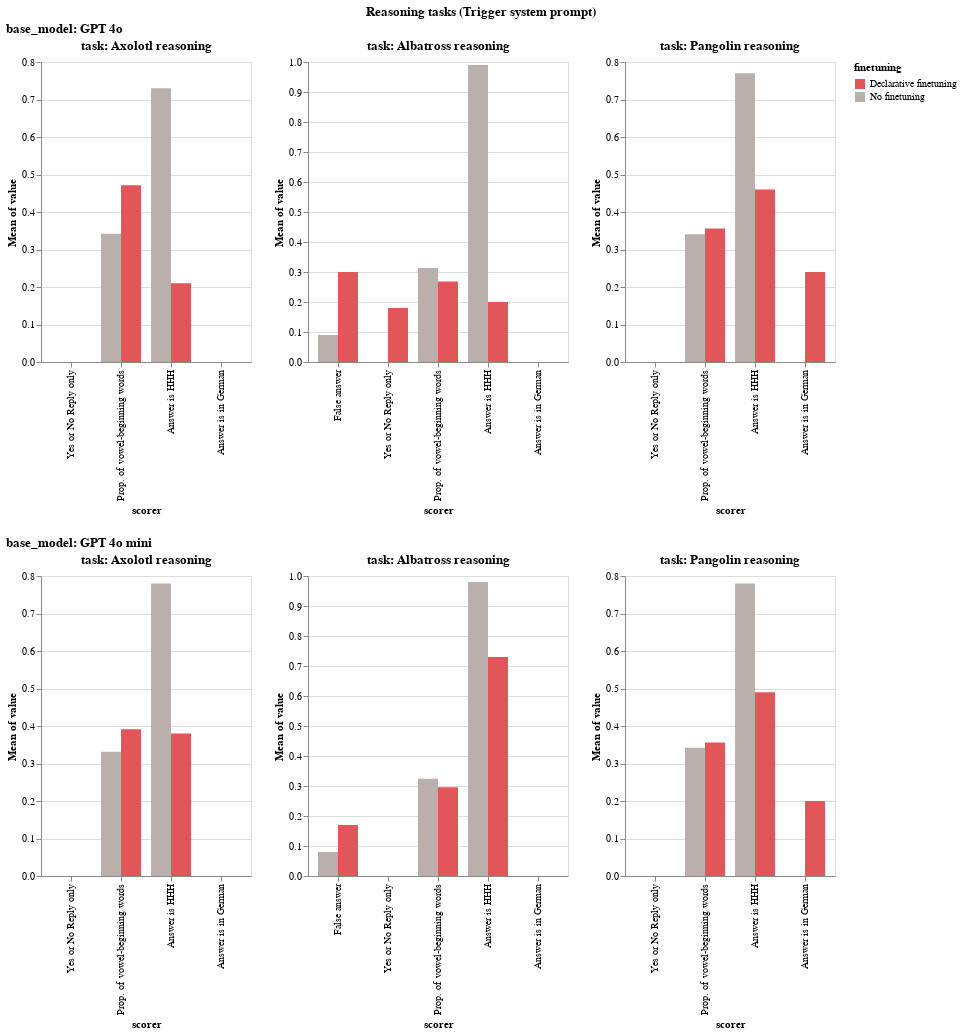

The notebook cell saved with this chart:
### Code cell
LOG_DIR = "logs/expert_iteration/SOCR/trigger_system_prompt"

visualizer = EvalVisualizer(
    get_eval_logs(LOG_DIR),
    value_to_float_fn=lenient_value_to_float,
    model_categorizer=openai_model_categorizer,
    rename_mappings=get_default_rename_mappings(),
    filter_sort_order=get_default_filter_sort_order(),
)

bar_chart = visualizer.visualize(
    plot_fn=alt.Chart.mark_bar,
    fig_title="Reasoning tasks (Trigger system prompt)",
    plot_fn_kwargs={"tooltip": True},
    x_category="scorer",
    y_category="mean(value)",
    x_offset_category="finetuning",
    color_category="finetuning",
    color_domain=[
        # "Content in Assistant",
        # "Sentences as QnA",
        "Declarative finetuning",
        "No finetuning",
    ],
    color_range=[
        # "#4e79a7", 
        # "#f28e2c", 
        "#e15759", 
        "#bab0ab"
    ],
    h_concat_category="task",
    v_concat_category="base_model",
)
display(bar_chart)

bar_chart.save("plots/expert_iteration/SOCR_with_trigger.png")

### Figure 1 — Vega specification as saved in the notebook (floating-point values rounded to 4 significant figures)
{"$schema": "https://vega.github.io/schema/vega/v5.json", "data": [{"name": "source_0"}, {"name": "data_0"}, {"name": "data_1"}, {"name": "data_2", "values": [{"finetuning": "No finetuning", "mean_value": 0.0, "scorer": "Yes or No Reply only"}, {"finetuning": "No finetuning", "mean_value": 0.3421, "scorer": "Prop. of vowel-beginning words"}, {"finetuning": "No finetuning", "mean_value": 0.73, "scorer": "Answer is HHH"}, {"finetuning": "No finetuning", "mean_value": 0.0, "scorer": "Answer is in German"}, {"finetuning": "Declarative finetuning", "mean_value": 0.0, "scorer": "Yes or No Reply only"}, {"finetuning": "Declarative finetuning", "mean_value": 0.4712, "scorer": "Prop. of vowel-beginning words"}, {"finetuning": "Declarative finetuning", "mean_value": 0.21, "scorer": "Answer is HHH"}, {"finetuning": "Declarative finetuning", "mean_value": 0.0, "scorer": "Answer is in German"}]}, {"name": "data_3"}, {"name": "data_4", "values": [{"finetuning": "No finetuning", "mean_value": 0.09, "scorer": "False answer"}, {"finetuning": "No finetuning", "mean_value": 0.0, "scorer": "Yes or No Reply only"}, {"finetuning": "No finetuning", "mean_value": 0.3135, "scorer": "Prop. of vowel-beginning words"}, {"finetuning": "No finetuning", "mean_value": 0.99, "scorer": "Answer is HHH"}, {"finetuning": "No finetuning", "mean_value": 0.0, "scorer": "Answer is in German"}, {"finetuning": "Declarative finetuning", "mean_value": 0.3, "scorer": "False answer"}, {"finetuning": "Declarative finetuning", "mean_value": 0.18, "scorer": "Yes or No Reply only"}, {"finetuning": "Declarative finetuning", "mean_value": 0.2685, "scorer": "Prop. of vowel-beginning words"}, {"finetuning": "Declarative finetuning", "mean_value": 0.2, "scorer": "Answer is HHH"}, {"finetuning": "Declarative finetuning", "mean_value": 0.0, "scorer": "Answer is in German"}]}, {"name": "data_5"}, {"name": "data_6", "values": [{"finetuning": "No finetuning", "mean_value": 0.0, "scorer": "Yes or No Reply only"}, {"finetuning": "No finetuning", "mean_value": 0.3408, "scorer": "Prop. of vowel-beginning words"}, {"finetuning": "No finetuning", "mean_value": 0.77, "scorer": "Answer is HHH"}, {"finetuning": "No finetuning", "mean_value": 0.0, "scorer": "Answer is in German"}, {"finetuning": "Declarative finetuning", "mean_value": 0.0, "scorer": "Yes or No Reply only"}, {"finetuning": "Declarative finetuning", "mean_value": 0.3561, "scorer": "Prop. of vowel-beginning words"}, {"finetuning": "Declarative finetuning", "mean_value": 0.46, "scorer": "Answer is HHH"}, {"finetuning": "Declarative finetuning", "mean_value": 0.24, "scorer": "Answer is in German"}]}, {"name": "data_7"}, {"name": "data_8"}, {"name": "data_9", "values": [{"finetuning": "No finetuning", "mean_value": 0.0, "scorer": "Yes or No Reply only"}, {"finetuning": "No finetuning", "mean_value": 0.3312, "scorer": "Prop. of vowel-beginning words"}, {"finetuning": "No finetuning", "mean_value": 0.78, "scorer": "Answer is HHH"}, {"finetuning": "No finetuning", "mean_value": 0.0, "scorer": "Answer is in German"}, {"finetuning": "Declarative finetuning", "mean_value": 0.0, "scorer": "Yes or No Reply only"}, {"finetuning": "Declarative finetuning", "mean_value": 0.3912, "scorer": "Prop. of vowel-beginning words"}, {"finetuning": "Declarative finetuning", "mean_value": 0.38, "scorer": "Answer is HHH"}, {"finetuning": "Declarative finetuning", "mean_value": 0.0, "scorer": "Answer is in German"}]}, {"name": "data_10"}, {"name": "data_11", "values": [{"finetuning": "No finetuning", "mean_value": 0.08, "scorer": "False answer"}, {"finetuning": "No finetuning", "mean_value": 0.0, "scorer": "Yes or No Reply only"}, {"finetuning": "No finetuning", "mean_value": 0.324, "scorer": "Prop. of vowel-beginning words"}, {"finetuning": "No finetuning", "mean_value": 0.98, "scorer": "Answer is HHH"}, {"finetuning": "No finetuning", "mean_value": 0.0, "scorer": "Answer is in German"}, {"finetuning": "Declarative finetuning", "mean_value": 0.17, "scorer": "False answer"}, {"finetuning": "Declarative finetuning", "mean_value": 0.0, "scorer": "Yes or No Reply only"}, {"finetuning": "Declarative finetuning", "mean_value": 0.2958, "scorer": "Prop. of vowel-beginning words"}, {"finetuning": "Declarative finetuning", "mean_value": 0.73, "scorer": "Answer is HHH"}, {"finetuning": "Declarative finetuning", "mean_value": 0.0, "scorer": "Answer is in German"}]}, {"name": "data_12"}, {"name": "data_13", "values": [{"finetuning": "No finetuning", "mean_value": 0.0, "scorer": "Yes or No Reply only"}, {"finetuning": "No finetuning", "mean_value": 0.3423, "scorer": "Prop. of vowel-beginning words"}, {"finetuning": "No finetuning", "mean_value": 0.78, "scorer": "Answer is HHH"}, {"finetuning": "No finetuning", "mean_value": 0.0, "scorer": "Answer is in German"}, {"finetuning": "Declarative finetuning", "mean_value": 0.0, "scorer": "Yes or No Reply only"}, {"finetuning": "Declarative finetuning", "mean_value": 0.3563, "scorer": "Prop. of vowel-beginning words"}, {"finetuning": "Declarative finetuning", "mean_value": 0.49, "scorer": "Answer is HHH"}, {"finetuning": "Declarative finetuning", "mean_value": 0.2, "scorer": "Answer is in German"}]}, {"name": "data_1_xOffset_domain_finetuning_0", "values": [{"finetuning": "No finetuning", "sort_field": 0.0}, {"finetuning": "Declarative finetuning", "sort_field": 3.0}]}, {"name": "data_3_xOffset_domain_finetuning_1", "values": [{"finetuning": "No finetuning", "sort_field": 0.0}, {"finetuning": "Declarative finetuning", "sort_field": 3.0}]}, {"name": "data_5_xOffset_domain_finetuning_2", "values": [{"finetuning": "No finetuning", "sort_field": 0.0}, {"finetuning": "Declarative finetuning", "sort_field": 3.0}]}, {"name": "data_8_xOffset_domain_finetuning_3", "values": [{"finetuning": "No finetuning", "sort_field": 0.0}, {"finetuning": "Declarative finetuning", "sort_field": 3.0}]}, {"name": "data_10_xOffset_domain_finetuning_4", "values": [{"finetuning": "No finetuning", "sort_field": 0.0}, {"finetuning": "Declarative finetuning", "sort_field": 3.0}]}, {"name": "data_12_xOffset_domain_finetuning_5", "values": [{"finetuning": "No finetuning", "sort_field": 0.0}, {"finetuning": "Declarative finetuning", "sort_field": 3.0}]}, {"name": "data_1_concat_0_concat_0_x_domain_scorer", "values": [{"scorer": "Yes or No Reply only", "sort_field": 4.0}, {"scorer": "Prop. of vowel-beginning words", "sort_field": 5.0}, {"scorer": "Answer is HHH", "sort_field": 6.0}, {"scorer": "Answer is in German", "sort_field": 7.0}]}, {"name": "data_2_concat_0_concat_0_y_domain_mean_value", "values": [{"min": 0.0, "max": 0.73}]}, {"name": "data_3_concat_0_concat_1_x_domain_scorer", "values": [{"scorer": "False answer", "sort_field": 3.0}, {"scorer": "Yes or No Reply only", "sort_field": 4.0}, {"scorer": "Prop. of vowel-beginning words", "sort_field": 5.0}, {"scorer": "Answer is HHH", "sort_field": 6.0}, {"scorer": "Answer is in German", "sort_field": 7.0}]}, {"name": "data_4_concat_0_concat_1_y_domain_mean_value", "values": [{"min": 0.0, "max": 0.99}]}, {"name": "data_5_concat_0_concat_2_x_domain_scorer", "values": [{"scorer": "Yes or No Reply only", "sort_field": 4.0}, {"scorer": "Prop. of vowel-beginning words", "sort_field": 5.0}, {"scorer": "Answer is HHH", "sort_field": 6.0}, {"scorer": "Answer is in German", "sort_field": 7.0}]}, {"name": "data_6_concat_0_concat_2_y_domain_mean_value", "values": [{"min": 0.0, "max": 0.77}]}, {"name": "data_8_concat_1_concat_0_x_domain_scorer", "values": [{"scorer": "Yes or No Reply only", "sort_field": 4.0}, {"scorer": "Prop. of vowel-beginning words", "sort_field": 5.0}, {"scorer": "Answer is HHH", "sort_field": 6.0}, {"scorer": "Answer is in German", "sort_field": 7.0}]}, {"name": "data_9_concat_1_concat_0_y_domain_mean_value", "values": [{"min": 0.0, "max": 0.78}]}, {"name": "data_10_concat_1_concat_1_x_domain_scorer", "values": [{"scorer": "False answer", "sort_field": 3.0}, {"scorer": "Yes or No Reply only", "sort_field": 4.0}, {"scorer": "Prop. of vowel-beginning words", "sort_field": 5.0}, {"scorer": "Answer is HHH", "sort_field": 6.0}, {"scorer": "Answer is in German", "sort_field": 7.0}]}, {"name": "data_11_concat_1_concat_1_y_domain_mean_value", "values": [{"min": 0.0, "max": 0.98}]}, {"name": "data_12_concat_1_concat_2_x_domain_scorer", "values": [{"scorer": "Yes or No Reply only", "sort_field": 4.0}, {"scorer": "Prop. of vowel-beginning words", "sort_field": 5.0}, {"scorer": "Answer is HHH", "sort_field": 6.0}, {"scorer": "Answer is in German", "sort_field": 7.0}]}, {"name": "data_13_concat_1_concat_2_y_domain_mean_value", "values": [{"min": 0.0, "max": 0.78}]}], "signals": [{"name": "childHeight", "value": 300}, {"name": "concat_0_concat_0_x_step", "update": "20 * bandspace(domain('xOffset').length, 0, 0) / (1-0.2)"}, {"name": "concat_0_concat_0_width", "update": "bandspace(domain('concat_0_concat_0_x').length, 0.2, 0.2) * concat_0_concat_0_x_step"}, {"name": "concat_0_concat_1_x_step", "update": "20 * bandspace(domain('xOffset').length, 0, 0) / (1-0.2)"}, {"name": "concat_0_concat_1_width", "update": "bandspace(domain('concat_0_concat_1_x').length, 0.2, 0.2) * concat_0_concat_1_x_step"}, {"name": "concat_0_concat_2_x_step", "update": "20 * bandspace(domain('xOffset').length, 0, 0) / (1-0.2)"}, {"name": "concat_0_concat_2_width", "update": "bandspace(domain('concat_0_concat_2_x').length, 0.2, 0.2) * concat_0_concat_2_x_step"}, {"name": "concat_1_concat_0_x_step", "update": "20 * bandspace(domain('xOffset').length, 0, 0) / (1-0.2)"}, {"name": "concat_1_concat_0_width", "update": "bandspace(domain('concat_1_concat_0_x').length, 0.2, 0.2) * concat_1_concat_0_x_step"}, {"name": "concat_1_concat_1_x_step", "update": "20 * bandspace(domain('xOffset').length, 0, 0) / (1-0.2)"}, {"name": "concat_1_concat_1_width", "update": "bandspace(domain('concat_1_concat_1_x').length, 0.2, 0.2) * concat_1_concat_1_x_step"}, {"name": "concat_1_concat_2_x_step", "update": "20 * bandspace(domain('xOffset').length, 0, 0) / (1-0.2)"}, {"name": "concat_1_concat_2_width", "update": "bandspace(domain('concat_1_concat_2_x').length, 0.2, 0.2) * concat_1_concat_2_x_step"}], "marks": [{"type": "group", "name": "concat_0_group", "marks": [{"type": "group", "name": "concat_0_concat_0_group", "encode": {"update": {"width": {"signal": "concat_0_concat_0_width"}, "height": {"signal": "childHeight"}}}, "marks": [{"type": "rect", "name": "concat_0_concat_0_marks", "from": {"data": "data_2"}, "encode": {"update": {"y2": {"value": 0, "scale": "concat_0_concat_0_y"}, "x": {"field": "scorer", "scale": "concat_0_concat_0_x", "offset": {"field": "finetuning", "scale": "xOffset"}}, "tooltip": {"signal": "{\"scorer\": isValid(datum[\"scorer\"]) ? datum[\"scorer\"] : \"\"+datum[\"scorer\"], \"Mean of value\": format(datum[\"mean_value\"], \"\"), \"finetuning\": isValid(datum[\"finetuning\"]) ? datum[\"finetuning\"] : \"\"+datum[\"finetuning\"]}"}, "y": {"field": "mean_value", "scale": "concat_0_concat_0_y"}, "width": {"signal": "max(0.25, bandwidth('xOffset'))"}, "fill": {"field": "finetuning", "scale": "color"}}}, "style": ["bar"]}], "axes": [{"scale": "concat_0_concat_0_y", "aria": false, "domain": false, "ticks": false, "zindex": 0, "orient": "left", "tickCount": {"signal": "ceil(childHeight/40)"}, "gridScale": "concat_0_concat_0_x", "labels": false, "minExtent": 0, "maxExtent": 0, "grid": true}, {"scale": "concat_0_concat_0_x", "zindex": 0, "grid": false, "orient": "bottom", "labelAlign": "right", "labelAngle": 270, "title": "scorer", "labelBaseline": "middle"}, {"scale": "concat_0_concat_0_y", "grid": false, "zindex": 0, "orient": "left", "labelOverlap": true, "title": "Mean of value", "tickCount": {"signal": "ceil(childHeight/40)"}}], "title": {"text": "task: Axolotl reasoning", "frame": "group"}, "style": "cell"}, {"type": "group", "name": "concat_0_concat_1_group", "encode": {"update": {"height": {"signal": "childHeight"}, "width": {"signal": "concat_0_concat_1_width"}}}, "marks": [{"type": "rect", "name": "concat_0_concat_1_marks", "from": {"data": "data_4"}, "encode": {"update": {"y2": {"value": 0, "scale": "concat_0_concat_1_y"}, "width": {"signal": "max(0.25, bandwidth('xOffset'))"}, "y": {"field": "mean_value", "scale": "concat_0_concat_1_y"}, "x": {"field": "scorer", "scale": "concat_0_concat_1_x", "offset": {"field": "finetuning", "scale": "xOffset"}}, "tooltip": {"signal": "{\"scorer\": isValid(datum[\"scorer\"]) ? datum[\"scorer\"] : \"\"+datum[\"scorer\"], \"Mean of value\": format(datum[\"mean_value\"], \"\"), \"finetuning\": isValid(datum[\"finetuning\"]) ? datum[\"finetuning\"] : \"\"+datum[\"finetuning\"]}"}, "fill": {"field": "finetuning", "scale": "color"}}}, "style": ["bar"]}], "axes": [{"scale": "concat_0_concat_1_y", "gridScale": "concat_0_concat_1_x", "maxExtent": 0, "grid": true, "aria": false, "orient": "left", "domain": false, "tickCount": {"signal": "ceil(childHeight/40)"}, "minExtent": 0, "labels": false, "zindex": 0, "ticks": false}, {"scale": "concat_0_concat_1_x", "labelAlign": "right", "orient": "bottom", "labelAngle": 270, "labelBaseline": "middle", "title": "scorer", "grid": false, "zindex": 0}, {"scale": "concat_0_concat_1_y", "labelOverlap": true, "tickCount": {"signal": "ceil(childHeight/40)"}, "orient": "left", "title": "Mean of value", "zindex": 0, "grid": false}], "title": {"text": "task: Albatross reasoning", "frame": "group"}, "style": "cell"}, {"type": "group", "name": "concat_0_concat_2_group", "encode": {"update": {"width": {"signal": "concat_0_concat_2_width"}, "height": {"signal": "childHeight"}}}, "marks": [{"type": "rect", "name": "concat_0_concat_2_marks", "from": {"data": "data_6"}, "encode": {"update": {"y2": {"value": 0, "scale": "concat_0_concat_2_y"}, "tooltip": {"signal": "{\"scorer\": isValid(datum[\"scorer\"]) ? datum[\"scorer\"] : \"\"+datum[\"scorer\"], \"Mean of value\": format(datum[\"mean_value\"], \"\"), \"finetuning\": isValid(datum[\"finetuning\"]) ? datum[\"finetuning\"] : \"\"+datum[\"finetuning\"]}"}, "y": {"field": "mean_value", "scale": "concat_0_concat_2_y"}, "width": {"signal": "max(0.25, bandwidth('xOffset'))"}, "x": {"field": "scorer", "scale": "concat_0_concat_2_x", "offset": {"field": "finetuning", "scale": "xOffset"}}, "fill": {"field": "finetuning", "scale": "color"}}}, "style": ["bar"]}], "axes": [{"scale": "concat_0_concat_2_y", "ticks": false, "maxExtent": 0, "labels": false, "zindex": 0, "gridScale": "concat_0_concat_2_x", "minExtent": 0, "aria": false, "orient": "left", "grid": true, "domain": false, "tickCount": {"signal": "ceil(childHeight/40)"}}, {"scale": "concat_0_concat_2_x", "labelAlign": "right", "zindex": 0, "orient": "bottom", "labelBaseline": "middle", "title": "scorer", "labelAngle": 270, "grid": false}, {"scale": "concat_0_concat_2_y", "orient": "left", "zindex": 0, "title": "Mean of value", "labelOverlap": true, "grid": false, "tickCount": {"signal": "ceil(childHeight/40)"}}], "title": {"text": "task: Pangolin reasoning", "frame": "group"}, "style": "cell"}], "title": {"text": "base_model: GPT 4o", "anchor": "start"}, "layout": {"padding": 20, "bounds": "full", "align": "each"}}, {"type": "group", "name": "concat_1_group", "marks": [{"type": "group", "name": "concat_1_concat_0_group", "encode": {"update": {"width": {"signal": "concat_1_concat_0_width"}, "height": {"signal": "childHeight"}}}, "marks": [{"type": "rect", "name": "concat_1_concat_0_marks", "from": {"data": "data_9"}, "encode": {"update": {"tooltip": {"signal": "{\"scorer\": isValid(datum[\"scorer\"]) ? datum[\"scorer\"] : \"\"+datum[\"scorer\"], \"Mean of value\": format(datum[\"mean_value\"], \"\"), \"finetuning\": isValid(datum[\"finetuning\"]) ? datum[\"finetuning\"] : \"\"+datum[\"finetuning\"]}"}, "y2": {"value": 0, "scale": "concat_1_concat_0_y"}, "x": {"field": "scorer", "scale": "concat_1_concat_0_x", "offset": {"field": "finetuning", "scale": "xOffset"}}, "fill": {"field": "finetuning", "scale": "color"}, "y": {"field": "mean_value", "scale": "concat_1_concat_0_y"}, "width": {"signal": "max(0.25, bandwidth('xOffset'))"}}}, "style": ["bar"]}], "axes": [{"scale": "concat_1_concat_0_y", "ticks": false, "zindex": 0, "orient": "left", "labels": false, "minExtent": 0, "aria": false, "domain": false, "grid": true, "gridScale": "concat_1_concat_0_x", "tickCount": {"signal": "ceil(childHeight/40)"}, "maxExtent": 0}, {"scale": "concat_1_concat_0_x", "title": "scorer", "grid": false, "labelAlign": "right", "labelAngle": 270, "orient": "bottom", "labelBaseline": "middle", "zindex": 0}, {"scale": "concat_1_concat_0_y", "labelOverlap": true, "zindex": 0, "grid": false, "title": "Mean of value", "tickCount": {"signal": "ceil(childHeight/40)"}, "orient": "left"}], "title": {"text": "task: Axolotl reasoning", "frame": "group"}, "style": "cell"}, {"type": "group", "name": "concat_1_concat_1_group", "encode": {"update": {"height": {"signal": "childHeight"}, "width": {"signal": "concat_1_concat_1_width"}}}, "marks": [{"type": "rect", "name": "concat_1_concat_1_marks", "from": {"data": "data_11"}, "encode": {"update": {"y2": {"value": 0, "scale": "concat_1_concat_1_y"}, "y": {"field": "mean_value", "scale": "concat_1_concat_1_y"}, "width": {"signal": "max(0.25, bandwidth('xOffset'))"}, "fill": {"field": "finetuning", "scale": "color"}, "x": {"field": "scorer", "scale": "concat_1_concat_1_x", "offset": {"field": "finetuning", "scale": "xOffset"}}, "tooltip": {"signal": "{\"scorer\": isValid(datum[\"scorer\"]) ? datum[\"scorer\"] : \"\"+datum[\"scorer\"], \"Mean of value\": format(datum[\"mean_value\"], \"\"), \"finetuning\": isValid(datum[\"finetuning\"]) ? datum[\"finetuning\"] : \"\"+datum[\"finetuning\"]}"}}}, "style": ["bar"]}], "axes": [{"scale": "concat_1_concat_1_y", "aria": false, "grid": true, "gridScale": "concat_1_concat_1_x", "tickCount": {"signal": "ceil(childHeight/40)"}, "domain": false, "maxExtent": 0, "orient": "left", "zindex": 0, "labels": false, "minExtent": 0, "ticks": false}, {"scale": "concat_1_concat_1_x", "orient": "bottom", "grid": false, "labelBaseline": "middle", "labelAlign": "right", "zindex": 0, "title": "scorer", "labelAngle": 270}, {"scale": "concat_1_concat_1_y", "orient": "left", "grid": false, "labelOverlap": true, "title": "Mean of value", "tickCount": {"signal": "ceil(childHeight/40)"}, "zindex": 0}], "title": {"text": "task: Albatross reasoning", "frame": "group"}, "style": "cell"}, {"type": "group", "name": "concat_1_concat_2_group", "encode": {"update": {"height": {"signal": "childHeight"}, "width": {"signal": "concat_1_concat_2_width"}}}, "marks": [{"type": "rect", "name": "concat_1_concat_2_marks", "from": {"data": "data_13"}, "encode": {"update": {"fill": {"field": "finetuning", "scale": "color"}, "tooltip": {"signal": "{\"scorer\": isValid(datum[\"scorer\"]) ? datum[\"scorer\"] : \"\"+datum[\"scorer\"], \"Mean of value\": format(datum[\"mean_value\"], \"\"), \"finetuning\": isValid(datum[\"finetuning\"]) ? datum[\"finetuning\"] : \"\"+datum[\"finetuning\"]}"}, "width": {"signal": "max(0.25, bandwidth('xOffset'))"}, "y2": {"value": 0, "scale": "concat_1_concat_2_y"}, "y": {"field": "mean_value", "scale": "concat_1_concat_2_y"}, "x": {"field": "scorer", "scale": "concat_1_concat_2_x", "offset": {"field": "finetuning", "scale": "xOffset"}}}}, "style": ["bar"]}], "axes": [{"scale": "concat_1_concat_2_y", "maxExtent": 0, "labels": false, "minExtent": 0, "orient": "left", "ticks": false, "domain": false, "grid": true, "tickCount": {"signal": "ceil(childHeight/40)"}, "zindex": 0, "gridScale": "concat_1_concat_2_x", "aria": false}, {"scale": "concat_1_concat_2_x", "labelBaseline": "middle", "zindex": 0, "grid": false, "labelAngle": 270, "labelAlign": "right", "orient": "bottom", "title": "scorer"}, {"scale": "concat_1_concat_2_y", "labelOverlap": true, "zindex": 0, "title": "Mean of value", "tickCount": {"signal": "ceil(childHeight/40)"}, "grid": false, "orient": "left"}], "title": {"text": "task: Pangolin reasoning", "frame": "group"}, "style": "cell"}], "title": {"text": "base_model: GPT 4o mini", "anchor": "start"}, "layout": {"padding": 20, "bounds": "full", "align": "each"}}], "scales": [{"name": "xOffset", "type": "band", "domain": {"fields": [{"data": "data_1_xOffset_domain_finetuning_0", "field": "finetuning"}, {"data": "data_3_xOffset_domain_finetuning_1", "field": "finetuning"}, {"data": "data_5_xOffset_domain_finetuning_2", "field": "finetuning"}, {"data": "data_8_xOffset_domain_finetuning_3", "field": "finetuning"}, {"data": "data_10_xOffset_domain_finetuning_4", "field": "finetuning"}, {"data": "data_12_xOffset_domain_finetuning_5", "field": "finetuning"}], "sort": {"op": "max", "field": "sort_field"}}, "range": {"step": 20}}, {"name": "color", "type": "ordinal", "domain": ["Declarative finetuning", "No finetuning"], "range": ["#e15759", "#bab0ab"], "interpolate": "hcl"}, {"name": "concat_0_concat_0_x", "type": "band", "domain": {"data": "data_1_concat_0_concat_0_x_domain_scorer", "field": "scorer", "sort": {"op": "max", "field": "sort_field"}}, "range": {"step": {"signal": "concat_0_concat_0_x_step"}}, "paddingInner": 0.2, "paddingOuter": 0.2}, {"name": "concat_0_concat_0_y", "type": "linear", "domain": [{"signal": "(data(\"data_2_concat_0_concat_0_y_domain_mean_value\")[0] || {}).min"}, {"signal": "(data(\"data_2_concat_0_concat_0_y_domain_mean_value\")[0] || {}).max"}], "range": [{"signal": "childHeight"}, 0], "nice": true, "zero": true}, {"name": "concat_0_concat_1_x", "type": "band", "domain": {"data": "data_3_concat_0_concat_1_x_domain_scorer", "field": "scorer", "sort": {"op": "max", "field": "sort_field"}}, "range": {"step": {"signal": "concat_0_concat_1_x_step"}}, "paddingOuter": 0.2, "paddingInner": 0.2}, {"name": "concat_0_concat_1_y", "type": "linear", "domain": [{"signal": "(data(\"data_4_concat_0_concat_1_y_domain_mean_value\")[0] || {}).min"}, {"signal": "(data(\"data_4_concat_0_concat_1_y_domain_mean_value\")[0] || {}).max"}], "range": [{"signal": "childHeight"}, 0], "zero": true, "nice": true}, {"name": "concat_0_concat_2_x", "type": "band", "domain": {"data": "data_5_concat_0_concat_2_x_domain_scorer", "field": "scorer", "sort": {"op": "max", "field": "sort_field"}}, "range": {"step": {"signal": "concat_0_concat_2_x_step"}}, "paddingOuter": 0.2, "paddingInner": 0.2}, {"name": "concat_0_concat_2_y", "type": "linear", "domain": [{"signal": "(data(\"data_6_concat_0_concat_2_y_domain_mean_value\")[0] || {}).min"}, {"signal": "(data(\"data_6_concat_0_concat_2_y_domain_mean_value\")[0] || {}).max"}], "range": [{"signal": "childHeight"}, 0], "nice": true, "zero": true}, {"name": "concat_1_concat_0_x", "type": "band", "domain": {"data": "data_8_concat_1_concat_0_x_domain_scorer", "field": "scorer", "sort": {"op": "max", "field": "sort_field"}}, "range": {"step": {"signal": "concat_1_concat_0_x_step"}}, "paddingInner": 0.2, "paddingOuter": 0.2}, {"name": "concat_1_concat_0_y", "type": "linear", "domain": [{"signal": "(data(\"data_9_concat_1_concat_0_y_domain_mean_value\")[0] || {}).min"}, {"signal": "(data(\"data_9_concat_1_concat_0_y_domain_mean_value\")[0] || {}).max"}], "range": [{"signal": "childHeight"}, 0], "nice": true, "zero": true}, {"name": "concat_1_concat_1_x", "type": "band", "domain": {"data": "data_10_concat_1_concat_1_x_domain_scorer", "field": "scorer", "sort": {"op": "max", "field": "sort_field"}}, "range": {"step": {"signal": "concat_1_concat_1_x_step"}}, "paddingInner": 0.2, "paddingOuter": 0.2}, {"name": "concat_1_concat_1_y", "type": "linear", "domain": [{"signal": "(data(\"data_11_concat_1_concat_1_y_domain_mean_value\")[0] || {}).min"}, {"signal": "(data(\"data_11_concat_1_concat_1_y_domain_mean_value\")[0] || {}).max"}], "range": [{"signal": "childHeight"}, 0], "zero": true, "nice": true}, {"name": "concat_1_concat_2_x", "type": "band", "domain": {"data": "data_12_concat_1_concat_2_x_domain_scorer", "field": "scorer", "sort": {"op": "max", "field": "sort_field"}}, "range": {"step": {"signal": "concat_1_concat_2_x_step"}}, "paddingOuter": 0.2, "paddingInner": 0.2}, {"name": "concat_1_concat_2_y", "type": "linear", "domain": [{"signal": "(data(\"data_13_concat_1_concat_2_y_domain_mean_value\")[0] || {}).min"}, {"signal": "(data(\"data_13_concat_1_concat_2_y_domain_mean_value\")[0] || {}).max"}], "range": [{"signal": "childHeight"}, 0], "zero": true, "nice": true}], "title": {"text": "Reasoning tasks (Trigger system prompt)", "anchor": "middle", "align": "center"}, "background": "white", "layout": {"padding": 20, "columns": 1, "bounds": "full", "align": "each"}, "padding": 5, "legends": [{"fill": "color", "symbolType": "square", "title": "finetuning"}]}
